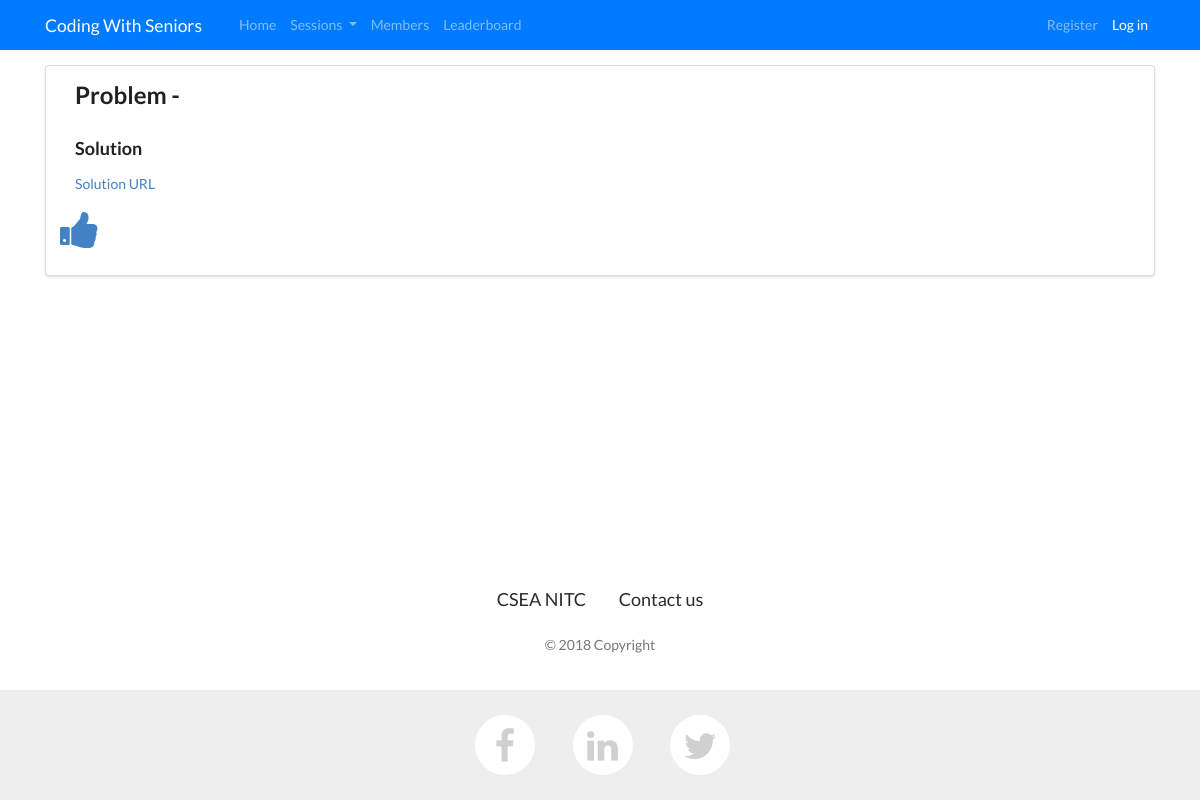
The page /events/editorials/KQUEEN-abhiram_haridas on the database as committed earlier.
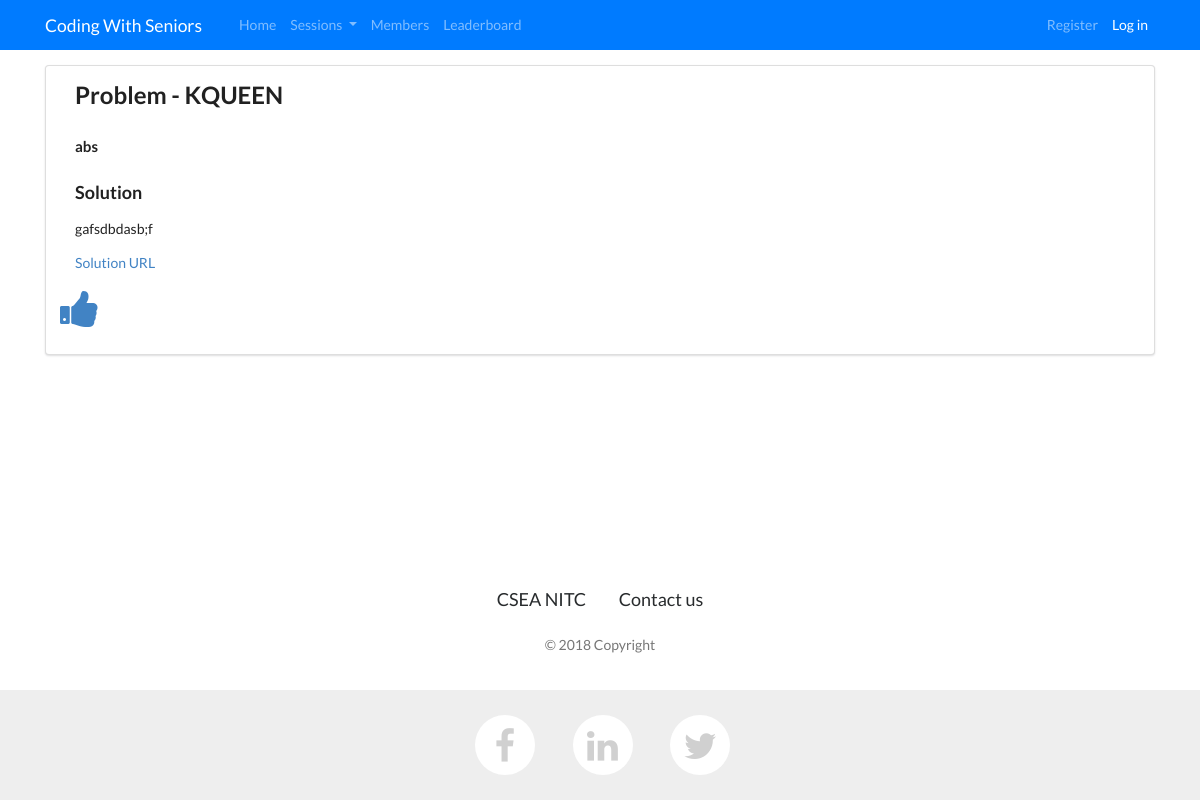
The same page on the database as committed later.
### events/models.py (models this page shows, shortened)
class Editorial(models.Model):
    name=models.CharField(max_length=255, blank=False, null=True,unique=True)
    user_submitted=models.ForeignKey(UserProfile,on_delete=models.CASCADE)
    problem=models.ForeignKey(Problem,on_delete=models.CASCADE)
    solution=models.TextField(blank=False,null=True)
    solution_url=models.URLField(blank=True,null=True)
    liked_users=models.ManyToManyField(User,blank=True)

class Problem(models.Model):
    name=models.CharField(max_length=255, blank=False, null=True,unique=True)
    url_problem=models.URLField(blank=False, null=True)
    solution=models.CharField(max_length=255, blank=True, null=True)
    url_solution=models.URLField(blank=True, null=True)
    session=models.ForeignKey(Session,on_delete=models.CASCADE)
    tags=models.ManyToManyField(Tags,blank=True)

### user_profile/models.py (models this page shows, shortened)
class UserProfile(models.Model):
    user_info= models.OneToOneField(User, on_delete=models.CASCADE)
    display_name=models.CharField(max_length=255, blank=True, null=True,unique=True)
    display_pic = models.URLField(default="https://cdn4.iconfinder.com/data/icons/ui-standard/96/People-512.png")
    reg_number=models.CharField(max_length=255, blank=True, null=True,unique=True)
    bio=models.CharField(max_length=255, blank=True, null=True)
    rating_change=models.IntegerField(default=0)
    normalized_rating=models.PositiveIntegerField(default=1200)

### events/views.py (the view)
# urls.py: path('editorials/<str:name>',views.view_editorial,name="view_editorial"),
def view_editorial(request: HttpRequest,name:str):
    try:
        editorial=Editorial.objects.get(name=name)
    except:
        messages.add_message(request, messages.ERROR, 'Error Contact Admin')
    return render(request,'events/editorial.html',locals())

### events/templates/events/editorial.html (shortened to what this page needs)
{% extends "layout.html" %}
{% load staticfiles %}
{% block css %}
    <link href="//cdnjs.cloudflare.com/ajax/libs/semantic-ui/2.2.10/semantic.min.css" rel="stylesheet" id="bootstrap-css">
{% endblock %}
{% block body %}
    <div class="ui segment">
    <div class="ui container">
    <div class="row" style="margin-bottom: 15px">
        <div class="col">
            <h2>Problem - {{ editorial.problem.name }}</h2>
            <h4>{{ editorial.user_submitted.display_name }}</h4>
            <h3>Solution </h3>
            <p>{{ editorial.solution }}</p>
            <a href="{{ editorial.solution_url }}">Solution URL</a>
        </div>
    </div>
    <div class="row" style="margin-bottom: 10px">
        <a href="/events/like_editorial/{{ editorial.name }}"><i class="fa fa-thumbs-up fa-3x"></i></a>
    </div>
    </div>
    </div>
{% endblock %}

Rows that differ between the two databases and show on the page:
added Editorial: problem.name "KQUEEN", user_submitted.display_name "abs", solution "gafsdbdasb;f"
